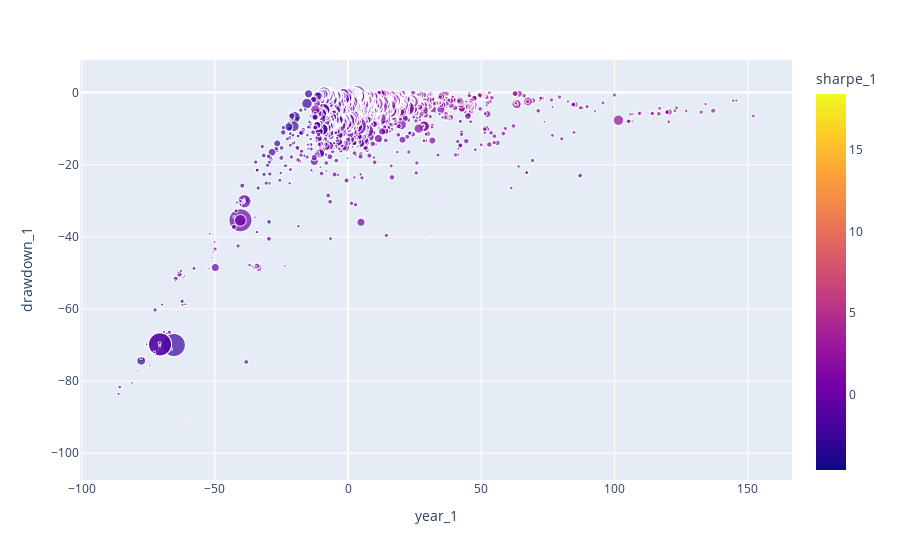

The cell this chart's notebook holds for it:
### Code cell
px.scatter(df_results, x="year_1", y="drawdown_1", hover_data=["name", "isin"], color="sharpe_1", size="costs_inv")

### Figure 1 — Plotly figure (JSON) as saved in the notebook; plotly's stock layout.template omitted (floating-point values rounded to 4 significant figures; data arrays with more than 128 entries replaced by an {"elided": "..."} marker saying what was removed)
{"data": [{"customdata": {"elided": "4249x2 str values"}, "hovertemplate": "year_1=%{x}<br>drawdown_1=%{y}<br>costs_inv=%{marker.size}<br>name=%{customdata[0]}<br>isin=%{customdata[1]}<br>sharpe_1=%{marker.color}<extra></extra>", "legendgroup": "", "marker": {"color": {"elided": "4249 float values"}, "coloraxis": "coloraxis", "size": {"elided": "4249 float values"}, "sizemode": "area", "sizeref": null, "symbol": "circle"}, "mode": "markers", "name": "", "showlegend": false, "type": "scattergl", "x": {"elided": "4249 float values"}, "xaxis": "x", "y": {"elided": "4249 float values"}, "yaxis": "y"}], "layout": {"coloraxis": {"colorbar": {"title": {"text": "sharpe_1"}}, "colorscale": [[0, "#0d0887"], [0.1111, "#46039f"], [0.2222, "#7201a8"], [0.3333, "#9c179e"], [0.4444, "#bd3786"], [0.5556, "#d8576b"], [0.6667, "#ed7953"], [0.7778, "#fb9f3a"], [0.8889, "#fdca26"], [1, "#f0f921"]]}, "legend": {"itemsizing": "constant", "tracegroupgap": 0}, "margin": {"t": 60}, "xaxis": {"anchor": "y", "domain": [0, 1], "title": {"text": "year_1"}}, "yaxis": {"anchor": "x", "domain": [0, 1], "title": {"text": "drawdown_1"}}}}
